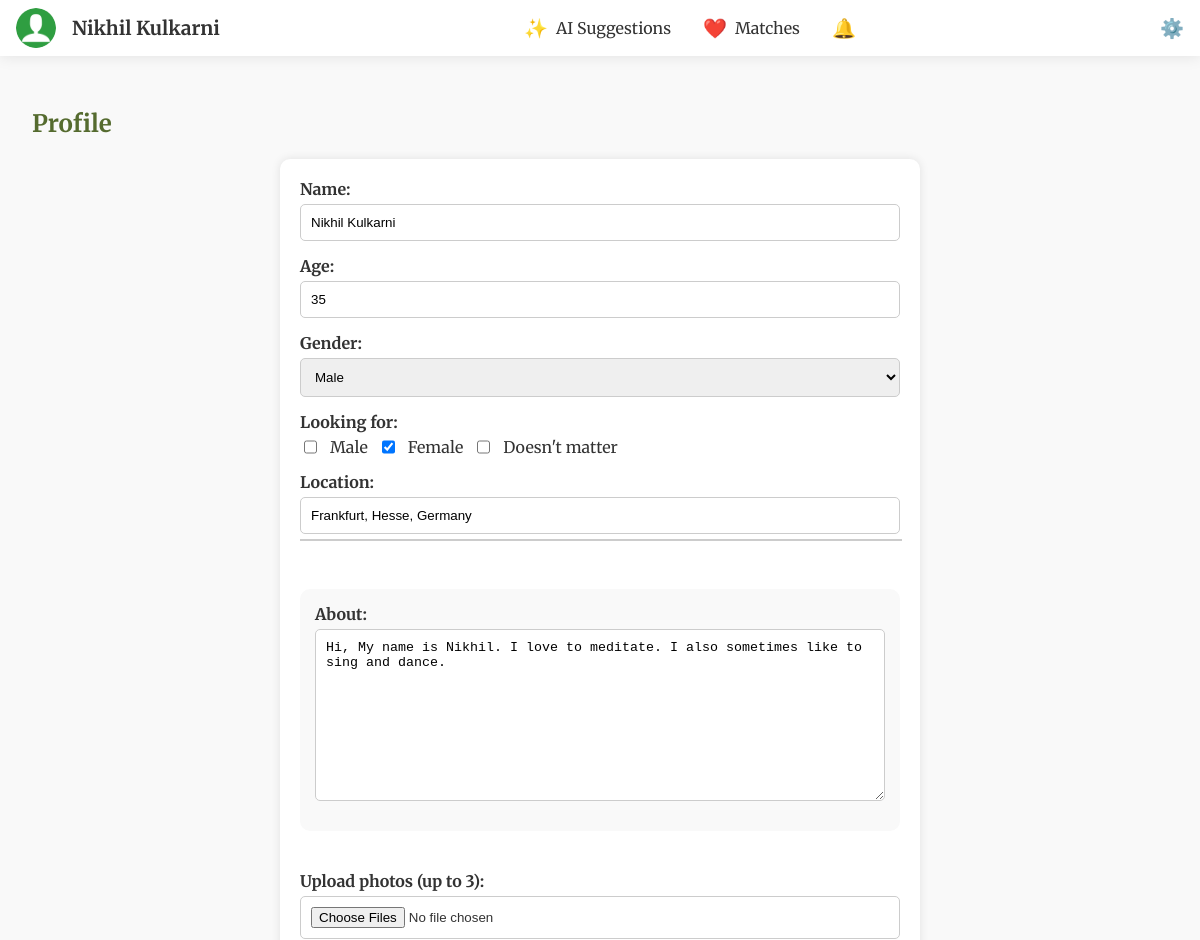
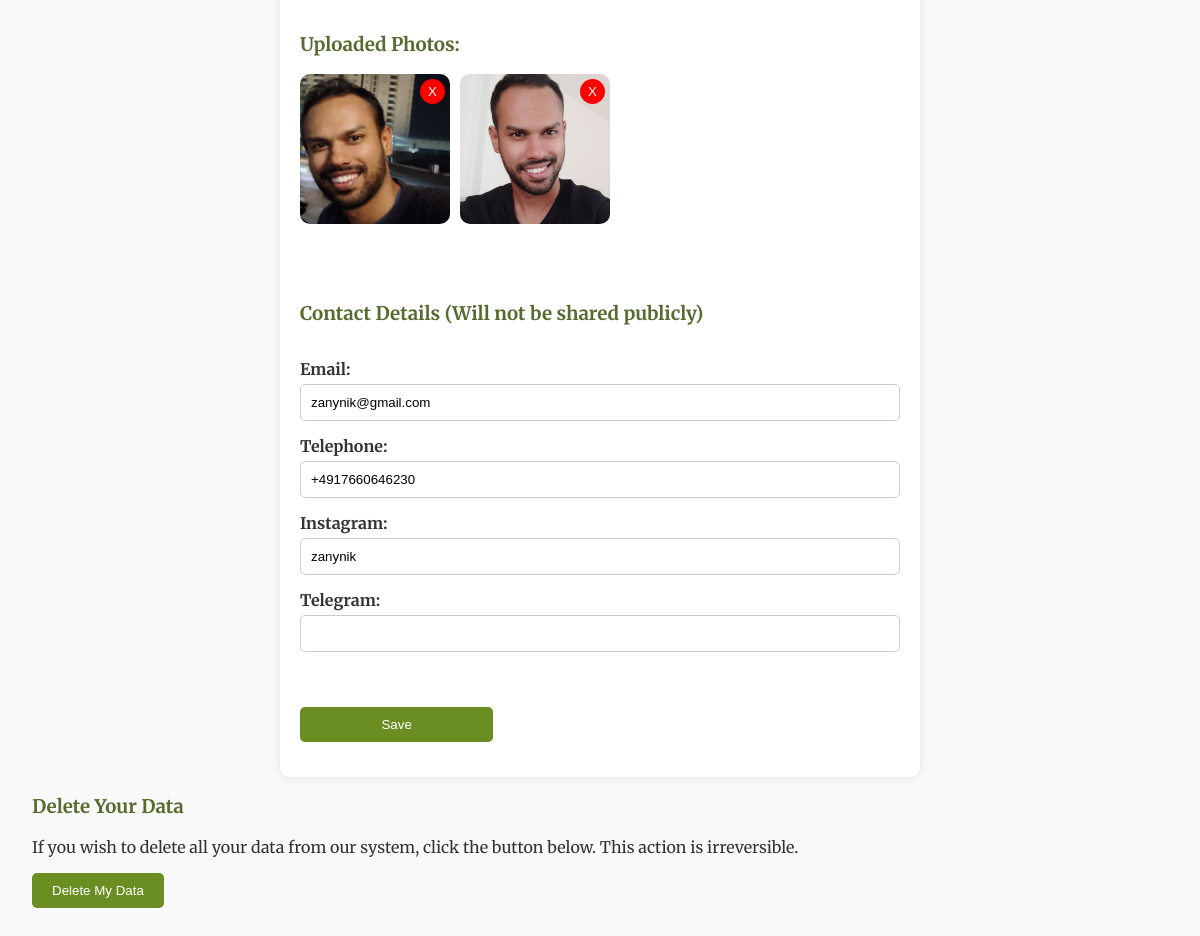
Screenshot of /profile (signed in) with the database file from the repository (2 pictures, top to bottom).
### tables this page shows
CREATE TABLE "users" (
	"id"	INTEGER,
	"username"	TEXT NOT NULL UNIQUE,
	"password"	TEXT NOT NULL,
	"about"	TEXT,
	"name"	TEXT,
	"age"	INTEGER,
	"gender"	TEXT,
	"looking_for"	TEXT,
	"location"	TEXT,
	"latitude"	REAL,
	"longitude"	REAL,
	"email"	TEXT,
	"tel"	TEXT,
	"instagram"	TEXT,
	"telegram"	TEXT,
	PRIMARY KEY("id" AUTOINCREMENT)
);

CREATE TABLE "photos" (
	"id"	INTEGER,
	"user_id"	INTEGER,
	"filename"	TEXT,
	PRIMARY KEY("id" AUTOINCREMENT)
);

### app.py (the view, shortened to what this page needs)
@app.route('/profile', methods=['GET', 'POST'])
def profile():
    if 'user_id' not in session:
        return redirect(url_for('login'))
    user_id = session['user_id']
    conn = get_db_connection()
    user = conn.execute('SELECT * FROM users WHERE id = ?', (user_id,)).fetchone()
    user_photos = conn.execute('SELECT filename FROM photos WHERE user_id = ?', (user_id,)).fetchall()
    conn.close()
    return render_template('profile.html', user_name=user['name'], user_age=user['age'], user_gender=user['gender'],
                           user_looking_for=user['looking_for'] or '', user_location=user['location'], user_latitude=user['latitude'], user_longitude=user['longitude'],
                           user_about=user['about'] or '', user_email=user['email'] or '', user_tel=user['tel'] or '', user_instagram=user['instagram'] or '', user_telegram=user['telegram'] or '',
                           user_photos=user_photos)

### app.py (called while the page is built)
def get_db_connection():
    retries = 5
    while retries > 0:
        try:
            conn = sqlite3.connect(users_table, check_same_thread=False)
            conn.row_factory = sqlite3.Row
            return conn
        except sqlite3.OperationalError as e:
            if 'database is locked' in str(e):
                time.sleep(1)
                retries -= 1
            else:
                raise e
    raise Exception("Database is locked for too long, giving up.")

@app.context_processor
def inject_user():
    return dict(user=g.user, matches=g.matches, saved_profiles=g.saved_profiles,notification_count = g.notification_count)

### templates/profile.html (shortened to what this page needs)
<!DOCTYPE html>
<html lang="en">
<head>
    <link rel="stylesheet" href="https://unpkg.com/leaflet@1.7.1/dist/leaflet.css" />
</head>
<body>
{% extends "base.html" %}
{% block content %}
<h2>Profile</h2>
<form id="locationForm" action="/profile" method="post" enctype="multipart/form-data" class="profile-form">
    <div class="section">
        <div class="form-group">
            <label for="name">Name:</label>
            <input type="text" id="name" name="name" value="{{ user_name }}" required>
        </div>
        <div class="form-group">
            <label for="age">Age:</label>
            <input type="number" id="age" name="age" value="{{ user_age }}" required>
        </div>
        <div class="form-group">
            <label for="gender">Gender:</label>
            <select id="gender" name="gender">
                <option value="M" {% if user_gender == 'M' %}selected{% endif %}>Male</option>
            </select>
        </div>
        <div class="form-group">
            <label for="looking_for">Looking for:</label>
            <div class="checkbox-group">
                <input type="checkbox" name="looking_for" value="M" {% if 'M' in (user_looking_for or '') %}checked{% endif %}> Male
                <input type="checkbox" name="looking_for" value="F" {% if 'F' in (user_looking_for or '') %}checked{% endif %}> Female
                <input type="checkbox" name="looking_for" value="D" {% if 'D' in (user_looking_for or '') %}checked{% endif %}> Doesn't matter
            </div>
        </div>
        <div class="form-group" style="position: relative;">
            <label for="location">Location:</label>
            <input type="text" id="location" name="location" placeholder="Enter a city" value="{{ user_location }}" required>
            <div id="autocomplete-suggestions" class="autocomplete-suggestions"></div>
        </div>
    </div>
    <div class="section about-section">
        <div class="form-group">
            <label for="about">About:</label>
            <textarea name="about" id="about" rows="10">{{ user_about }}</textarea>
        </div>
    </div>
    <div class="section">
        <div class="form-group">
            <label for="photos">Upload photos (up to 3):</label>
            <input type="file" name="photos" id="photos" multiple>
        </div>
        {% if user_photos %}
        <div class="form-group">
            <h3>Uploaded Photos:</h3>
            <div class="photo-gallery">
                {% for photo in user_photos %}
                <div class="photo-container">
                    <img src="{{ url_for('static', filename='uploads/' ~ photo['filename']) }}" alt="User Photo">
                    <button type="button" class="delete-photo" data-filename="{{ photo['filename'] }}">X</button>
                </div>
                {% endfor %}
            </div>
        </div>
        {% endif %}
    </div>
    <div class="section contact-section">
        <div class="form-group">
            <h3>Contact Details (Will not be shared publicly)</h3>
        </div>
        <div class="form-group">
            <label for="email">Email:</label>
            <input type="email" id="email" name="email" value="{{ user_email }}">
        </div>
        <div class="form-group">
            <label for="tel">Telephone:</label>
            <input type="tel" id="tel" name="tel" value="{{ user_tel }}">
        </div>
        <div class="form-group">
            <label for="instagram">Instagram:</label>
            <input type="text" id="instagram" name="instagram" value="{{ user_instagram }}">
        </div>
        <div class="form-group">
            <label for="telegram">Telegram:</label>
            <input type="text" id="telegram" name="telegram" value="{{ user_telegram }}">
        </div>
    </div>
    <div class="form-group">
        <button type="submit" class="button">Save</button>
    </div>
</form>
<div class="data-deletion">
    <h3>Delete Your Data</h3>
    <p>If you wish to delete all your data from our system, click the button below. This action is irreversible.</p>
    <form id="delete-data-form" action="/delete_data" method="post">
        <button type="button" class="button delete-button" onclick="confirmDeletion()">Delete My Data</button>
    </form>
</div>
{% endblock %}

### templates/base.html (shortened to what this page needs)
<!DOCTYPE html>
<html lang="en">
<head>
    <link rel="stylesheet" href="{{ url_for('static', filename='css/styles.css') }}">
</head>
<body>
    <div class="header">
        <div class="left" onclick="location.href='/view_profile/{{ user.id }}'">
            <img src="{{ url_for('static', filename='uploads/' ~ user.photo) if user.photo else url_for('static', filename='placeholder.png') }}" alt="User Photo">
            <span class="user-name">{{ user.name }}</span>
        </div>
        <div class="center">
            <a href="/ai_suggestions">
                <span class="icon">✨</span>
                <span>AI Suggestions</span>
            </a>
            <a href="/matches">
                <span class="icon">❤️</span>
                <span>Matches</span>
            </a>
            <a href="/notifications">
                <span class="icon">🔔</span>
            </a>
        </div>
        <div class="right">
            <a href="/settings">
                <span class="icon">⚙️</span>
            </a>
        </div>
    </div>
    <div class="content">
        {% block content %}
        {% endblock %}
    </div>
</body>
</html>

### static/css/styles.css (style rules this page uses)
body { font-family: Arial, sans-serif; background-color: #f0f4f3; color: #2f4f4f; margin: 0; padding: 0; }
.button { background-color: #6b8e23; color: white; padding: 10px 20px; border: none; border-radius: 5px; cursor: pointer; }
h1, h2, h3 { color: #556b2f; }
a { color: #6b8e23; text-decoration: none; }

### templates/profile.html (style rules this page uses)
.autocomplete-suggestions { position: absolute; border: 1px solid #ccc; background: #fff; max-height: 150px; overflow-y: auto; z-index: 1000; width: 100%; top: calc(100% + 5px); }
.profile-form { max-width: 600px; margin: auto; display: grid; grid-template-columns: 1fr 2fr; gap: 20px; padding: 20px; background-color: #ffffff; border-radius: 10px; box-shadow: 0 0 10px rgba(0, 0, 0, 0.1); }
.section { grid-column: span 2; margin-bottom: 20px; }
.about-section { background-color: #f9f9f9; padding: 15px; border-radius: 10px; }
.form-group { display: flex; flex-direction: column; margin-bottom: 15px; }
.form-group label { font-weight: bold; margin-bottom: 5px; }
.form-group input, .form-group select, .form-group textarea { padding: 10px; border: 1px solid #ccc; border-radius: 5px; }
.checkbox-group { display: flex; gap: 10px; }
.photo-gallery { display: flex; flex-wrap: wrap; gap: 10px; }
.photo-container { position: relative; display: inline-block; }
.photo-container img { width: 150px; height: 150px; border-radius: 10px; object-fit: cover; }
.photo-container .delete-photo { position: absolute; top: 5px; right: 5px; background-color: red; color: white; border: none; border-radius: 50%; cursor: pointer; width: 25px; height: 25px; display: flex; justify-content: center; align-items: center; }
.button { grid-column: span 2; background-color: #6b8e23; color: white; padding: 10px 20px; border: none; border-radius: 5px; cursor: pointer; text-align: center; }

### templates/base.html (style rules this page uses)
body { font-family: 'Merriweather', serif; margin: 0; padding: 0; background-color: #f9f9f9; color: #333; display: flex; flex-direction: column; min-height: 100vh; }
.header { display: flex; justify-content: space-between; align-items: center; padding: 0.5rem 1rem; background-color: #fff; box-shadow: 0 0 15px rgba(0, 0, 0, 0.1); position: sticky; top: 0; z-index: 1000; }
.header .left { display: flex; align-items: center; cursor: pointer; }
.header .left img { border-radius: 50%; width: 40px; height: 40px; margin-right: 1rem; }
.header .left .user-name { font-size: 1.2rem; font-weight: bold; }
.header .center { display: flex; gap: 2rem; }
.header .center a { text-decoration: none; color: #333; font-size: 1rem; display: flex; align-items: center; gap: 0.5rem; }
.header .center a .icon { font-size: 1.2rem; }
.header .right { display: flex; align-items: center; gap: 1rem; }
.header .right a { text-decoration: none; color: #333; font-size: 1.2rem; }
.content { flex: 1; padding: 2rem; }

### rows the page displays
users: name "Nikhil Kulkarni", location "Frankfurt, Hesse, Germany", about "Hi, My name is Nikhil. I love to meditate. I also sometimes like to sing and dance.", email "zanynik@gmail.com", tel "+4917660646230", instagram "zanynik"
photos: filename (picture)
photos: filename (picture)
